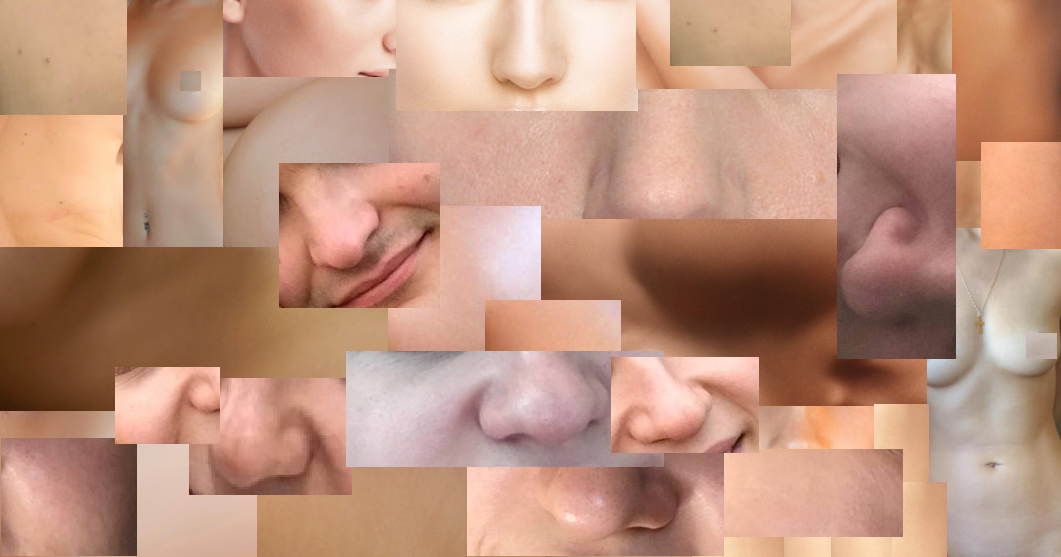
//> input picture Resources/skins.png, 1061 x 557 px
$ ./Source   (built with g++ and OpenCV 4)
//> lines starting //> are read from the running program, lines starting //| are printed output that depends on the picture; after the words box and inside, x2 and y2 are one past the last pixel; in counts of white or black regions, pixels touching at a corner belong together
#include <opencv2/imgcodecs.hpp>
#include <opencv2/highgui.hpp>
#include <opencv2/imgproc.hpp>

#include <opencv2/core/core.hpp>

#include <iostream>
#include <string>
#include <vector>


int main()
{
	std::string pathImgSkins = "Resources/skins.png";
	std::string pathImgTest2 = "Resources/1000s_d_850.jpg";

	cv::Mat imgSkins, imgTest1, imgTest2;
	cv::Mat imgSkinsHSV, imgTest1HSV, imgTest2HSV;

	imgSkins = cv::imread(pathImgSkins, cv::IMREAD_COLOR);
//> imgSkins is the input picture: 557 rows x 1061 cols, CV_8UC3; mean B, G, R 126.4, 147.3, 190.9
	cv::resize(imgSkins, imgSkins, cv::Size(600, 400));
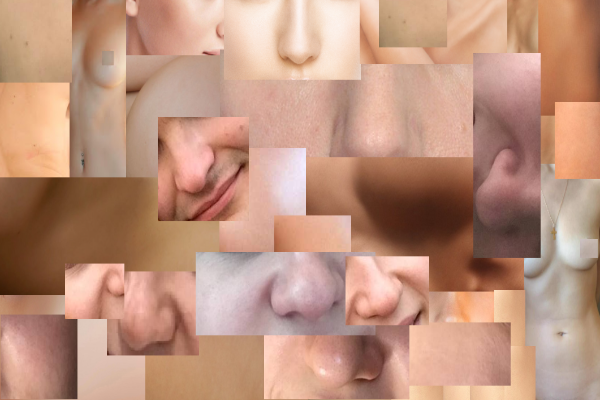
//> imgSkins: 400 rows x 600 cols, CV_8UC3; mean B, G, R 126.3, 147.2, 190.8

	if (imgSkins.empty())
	{
		std::cerr << "Error. Image \"skins.png\" hasn`t downloaded\n";

		return EXIT_FAILURE;
	}

	imgTest1 = cv::imread(pathImgTest2, cv::IMREAD_COLOR);
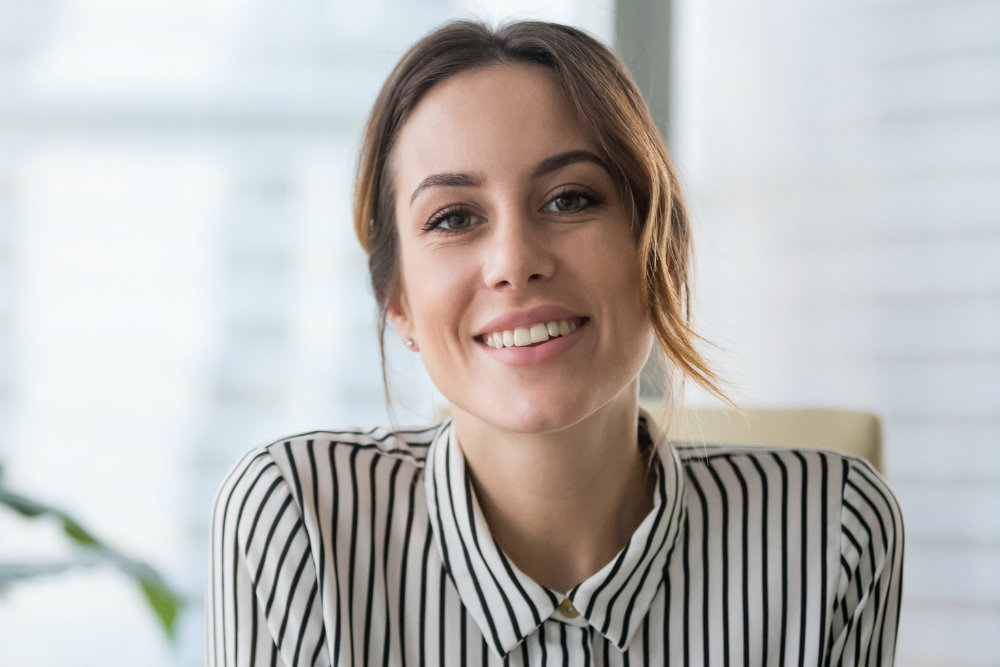
//> input picture Resources/1000s_d_850.jpg, 1000 x 667 px
//> imgTest1 is the input picture: 667 rows x 1000 cols, CV_8UC3; mean B, G, R 182.1, 184.1, 186.2
	cv::resize(imgTest1, imgTest1, cv::Size(700, 600));
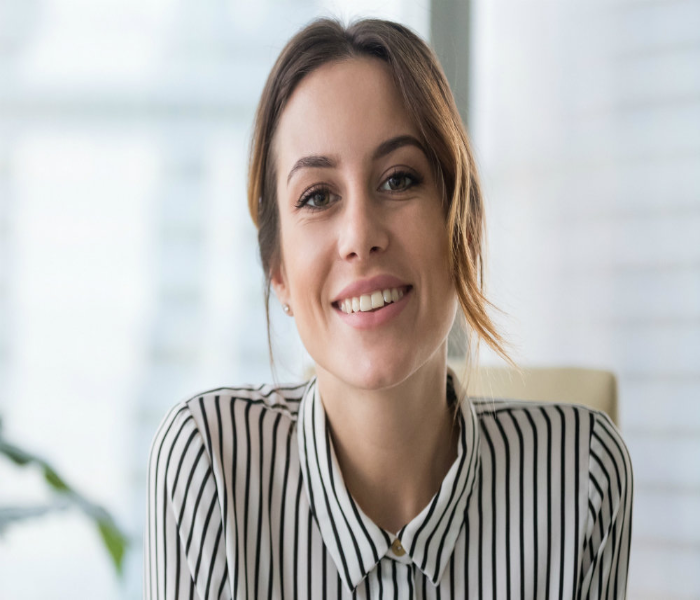
//> imgTest1: 600 rows x 700 cols, CV_8UC3; mean B, G, R 182, 184, 186.1

	if (imgTest1.empty())
	{
		std::cerr << "Error. Image \"skins.png\" hasn`t downloaded\n";

		return EXIT_FAILURE;
	}

	cv::cvtColor(imgSkins, imgSkinsHSV, cv::COLOR_BGR2HSV);
//> imgSkinsHSV: 400 rows x 600 cols, CV_8UC3; mean H, S, V 19.5, 91.8, 190.8
	cv::cvtColor(imgTest1, imgTest1HSV, cv::COLOR_BGR2HSV);
//> imgTest1HSV: 600 rows x 700 cols, CV_8UC3; mean H, S, V 71.7, 29.3, 193.1


	// Îá÷èñëåííÿ ã³ñòîãðàì
	//----------------------------------//

	cv::Mat histogram;

	// Ï³äêàçêà https://docs.opencv.org/3.4/d6/dc7/group__imgproc__hist.html#ga4b2b5fd75503ff9e6844cc4dcdaed35d

	int hueBins = 180, saturBins = 256;
	int histSize[] = { hueBins, saturBins };
	int channelNumbers[] = { 0 , 1 };
	float range1[] = { 0.0f, 180.0f };
	float range2[] = { 0.0f, 256.0f };
	const float *histRanges[] = { range1 , range2 };

	bool uniform = true;
	bool accumulate = false;

	cv::calcHist(&imgSkinsHSV, 1, channelNumbers, cv::Mat(), histogram, 2, histSize, histRanges, uniform, accumulate);
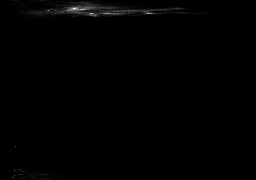
//> histogram: 180 rows x 256 cols, CV_32FC1; min 0, max 959, mean 5.2; drawn with min black and max white

	double maxVal = 0.0;
	//Çíàõîäèìî ãëîáàëüíèé ìàêñèìóì
	cv::minMaxLoc(histogram, 0, &maxVal, 0, 0);
//> maxVal = 959

	std::cout << "Global Max = " << maxVal << '\n';
//| Global Max = 959

	//----------------------------------//


	// Ðèñóºìî ã³ñòàãðàìó
	//----------------------------------//

	int scale = 4;
	cv::Mat histImage = cv::Mat::zeros(saturBins*scale, hueBins*scale, CV_8UC3);

	for (int h = 0; h < hueBins; h++)
	{
		for (int s = 0; s < saturBins; s++)
		{
			//çíàõîäæó çíà÷åííÿ íà ã³ñòàãðàì³ ó òî÷ö³ (h, s)
			float binVal = histogram.at<float>(h, s);
			//if(s >= 6 && s <= 15)
			//std::cout << "binVal[" << h << "][" << s << "] = " << binVal << '\n';
			// Îáðàõîâóþ ³íòåíñèâí³ñòü êîëüîðó
			int intensity = cvRound(binVal * 255 / maxVal);

			cv::rectangle(histImage, cv::Point(h*scale, s*scale),
				cv::Point((h + 1)*scale - 1, (s + 1)*scale - 1), cv::Scalar::all(intensity), -1);
		}
	}
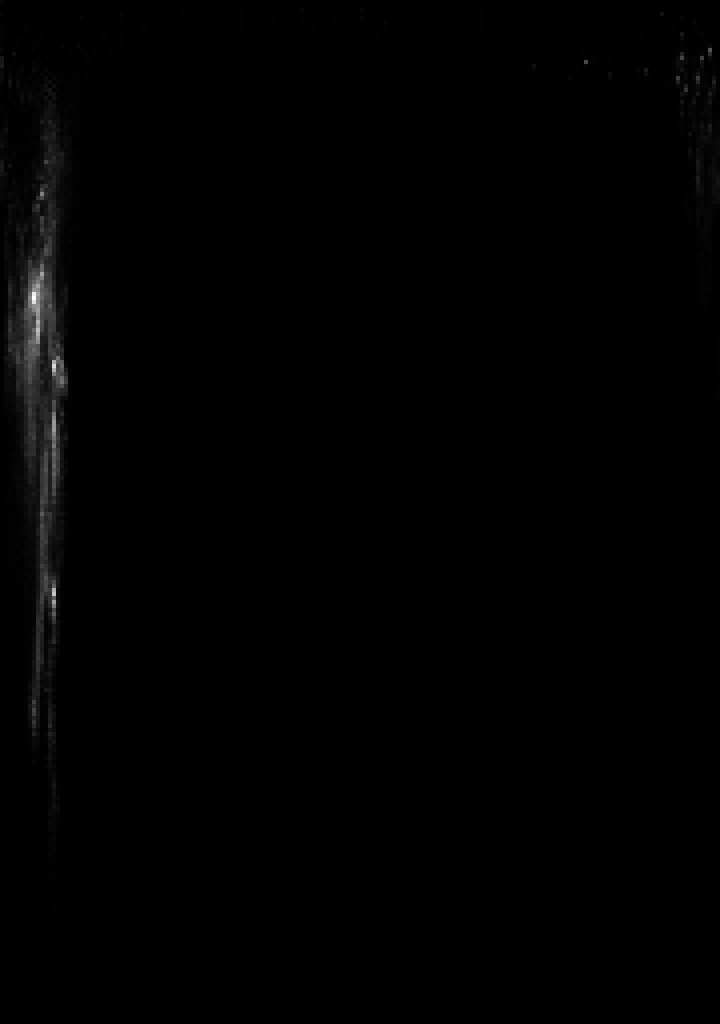
//> histImage: 1024 rows x 720 cols, CV_8UC3; min 0, max 255, mean 1.4

	//----------------------------------//


	// Çíàõîäæåííÿ ìàñêè
	//----------------------------------//

	cv::Mat backproj;
	cv::calcBackProject(&imgTest1HSV, 1, channelNumbers, histogram, backproj, histRanges, 1, true);
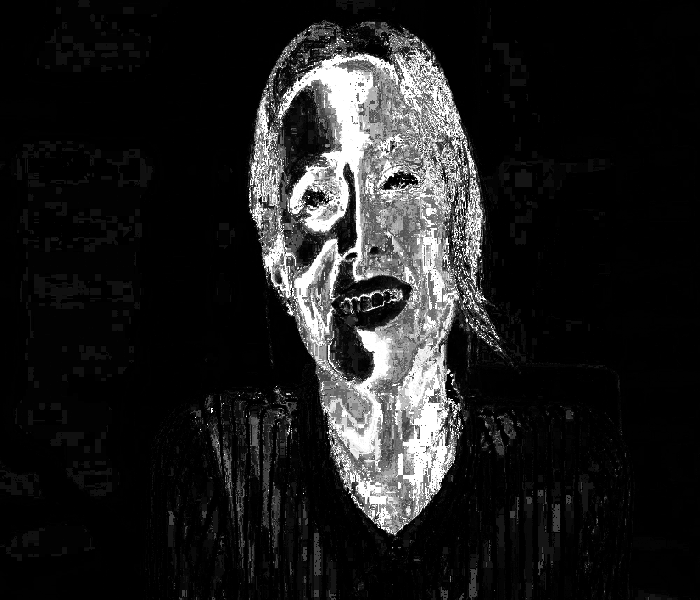
//> backproj: 600 rows x 700 cols, CV_8UC1; min 0, max 255, mean 30.7

	cv::Mat backprojFiltered, imgDil;
	cv::Mat kernel1 = cv::getStructuringElement(cv::MORPH_RECT, cv::Size(7, 7));
	cv::Mat kernel2 = cv::getStructuringElement(cv::MORPH_ELLIPSE, cv::Size(5, 5));
	cv::erode(backproj, imgDil, kernel1);
	cv::filter2D(imgDil, backprojFiltered, -1, kernel2);
	cv::threshold(backprojFiltered, backprojFiltered, 100, 255, cv::THRESH_BINARY);
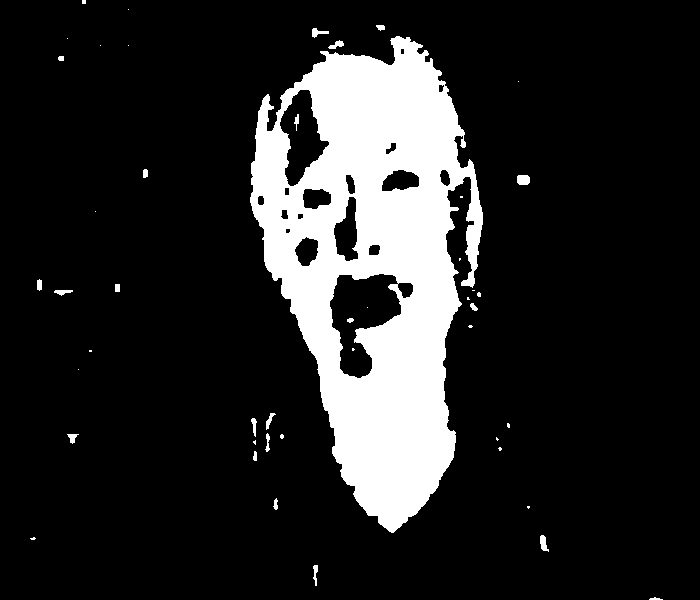
//> backprojFiltered: 600 rows x 700 cols, CV_8UC1; 15.3% white; 46 white regions (24 under 20 px), largest, box (x1, y1, x2, y2) and area: (250, 36, 483, 533) 62758, (517, 175, 530, 185) 120, (540, 535, 549, 552) 93

	//----------------------------------//


	cv::imshow("Img skins", imgSkins);
	cv::imshow("Histigram", histImage);
	cv::imshow("Image", imgTest1);
	cv::imshow("Mask", backproj);
	cv::imshow("Mask Filtered", backprojFiltered);


	cv::waitKey(0);
	return 0;
}
